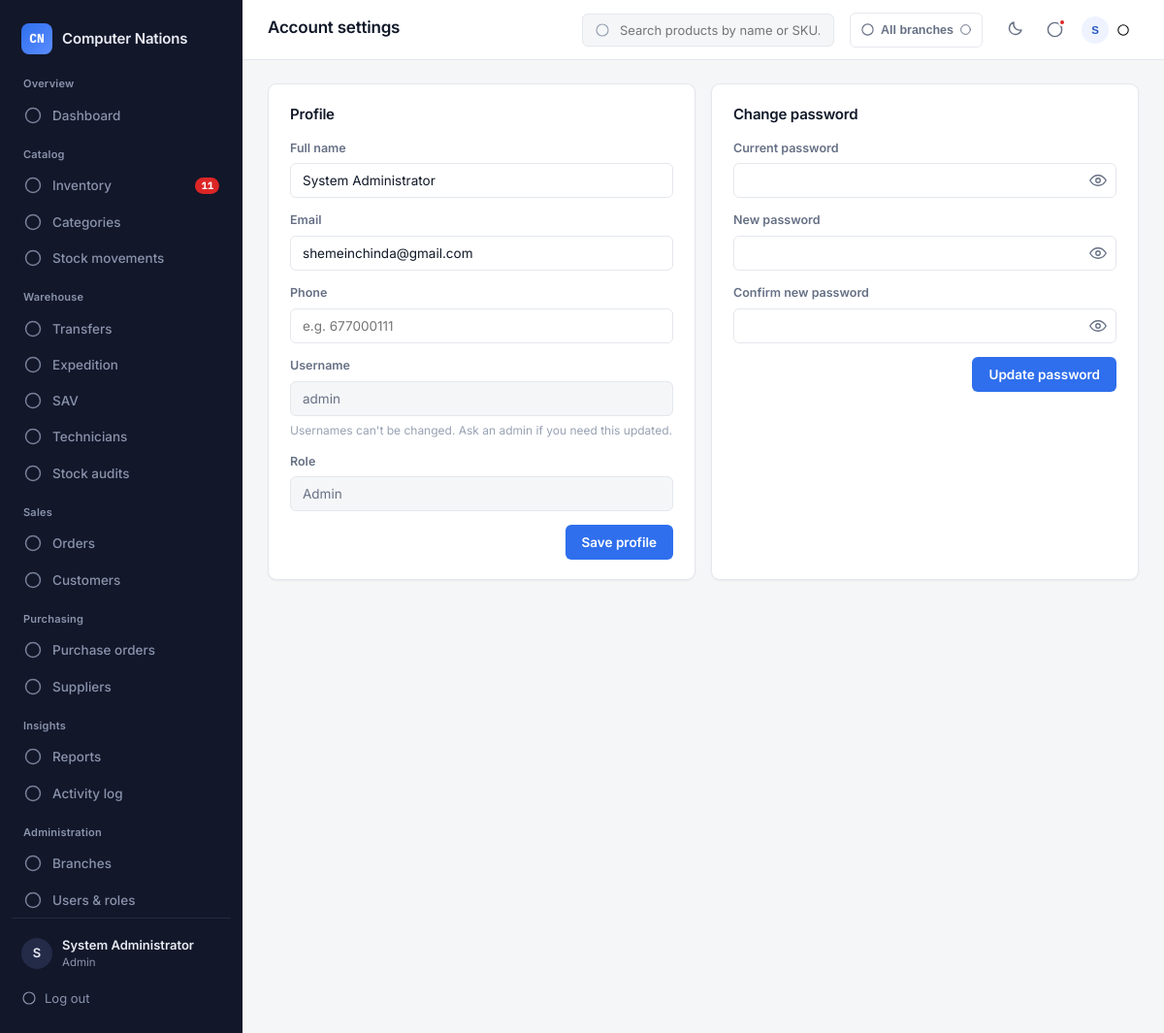
The app's page /account.php (signed in) with its own data.
### tables this page shows
CREATE TABLE users (
    id INT AUTO_INCREMENT PRIMARY KEY,
    full_name VARCHAR(100) NOT NULL,
    username VARCHAR(50) NOT NULL UNIQUE,
    email VARCHAR(120) NOT NULL UNIQUE,
    phone VARCHAR(30) DEFAULT NULL,
    password VARCHAR(255) NOT NULL,         
    role_id INT NOT NULL,
    branch_id INT DEFAULT NULL,
    avatar VARCHAR(255) DEFAULT NULL,
    status ENUM('active','suspended') NOT NULL DEFAULT 'active',
    reset_token_hash VARCHAR(255) DEFAULT NULL,    
    reset_token_expires DATETIME DEFAULT NULL,
    last_login DATETIME DEFAULT NULL,
    created_at TIMESTAMP DEFAULT CURRENT_TIMESTAMP,
    FOREIGN KEY (role_id) REFERENCES roles(id),
    FOREIGN KEY (branch_id) REFERENCES branches(id) ON DELETE SET NULL
);

### includes/rbac.php (called while the page is built, shortened)
<?php
function hasPermission($slug) {
    return in_array($slug, $_SESSION['permissions'] ?? [], true);
}

### includes/functions.php (called while the page is built, shortened)
<?php
function clean($value) {
    return htmlspecialchars(trim($value ?? ''), ENT_QUOTES, 'UTF-8');
}
function currentUser() {
    return $_SESSION['user'] ?? null;
}

### includes/branch_context.php (called while the page is built, shortened)
<?php
function userHomeBranchId() {
    return $_SESSION['user']['branch_id'] ?? null;
}
function isMultiBranchUser() {
    return userHomeBranchId() === null;
}
function currentBranchId() {
    return array_key_exists('current_branch_id', $_SESSION) ? $_SESSION['current_branch_id'] : null;
}
function getBranchLabel($branchId, $pdo) {
    static $cache = [];
    if ($branchId === null) return 'All branches';
    return $cache[$branchId];
}

### account.php (the view, shortened to what this page needs)
<?php
require_once __DIR__ . '/config/config.php';
require_once __DIR__ . '/includes/rbac.php';
require_once __DIR__ . '/includes/icons.php';
$pageTitle = 'Account settings';
$userId = $_SESSION['user_id'];
$stmt = $pdo->prepare("SELECT * FROM users WHERE id = ?");
$stmt->execute([$userId]);
$account = $stmt->fetch();
require_once __DIR__ . '/includes/header.php';
?>
<div class="panel-grid">
  <section class="panel panel-form">
    <h2>Profile</h2>
    <form method="post">
      <div class="form-field">
        <label>Full name</label>
        <input type="text" name="full_name" value="<?= clean($account['full_name']) ?>" required>
      </div>
      <div class="form-field">
        <label>Email</label>
        <input type="email" name="email" value="<?= clean($account['email']) ?>" required>
      </div>
      <div class="form-field">
        <label>Phone</label>
        <input type="text" name="phone" value="<?= clean($account['phone'] ?? '') ?>" placeholder="e.g. 677000111">
      </div>
      <div class="form-field">
        <label>Username</label>
        <input type="text" value="<?= clean($account['username']) ?>" disabled>
        <span class="form-hint">Usernames can't be changed. Ask an admin if you need this updated.</span>
      </div>
      <div class="form-field">
        <label>Role</label>
        <input type="text" value="<?= clean($_SESSION['user']['role_name']) ?>" disabled>
      </div>
      <div class="form-actions">
        <button type="submit" class="btn btn-primary">Save profile</button>
      </div>
    </form>
  </section>
  <section class="panel panel-form">
    <h2>Change password</h2>
    <form method="post">
      <div class="form-field">
        <label>Current password</label>
        <input type="password" name="current_password" required>
      </div>
      <div class="form-field">
        <label>New password</label>
        <input type="password" name="new_password" minlength="8" required>
      </div>
      <div class="form-field">
        <label>Confirm new password</label>
        <input type="password" name="confirm_password" minlength="8" required>
      </div>
      <div class="form-actions">
        <button type="submit" class="btn btn-primary">Update password</button>
      </div>
    </form>
  </section>
</div>
<?php require_once __DIR__ . '/includes/footer.php'; ?>

### includes/header.php (shortened to what this page needs)
<?php
require_once __DIR__ . '/icons.php';
$user = currentUser();
$currentDir  = basename(dirname($_SERVER['SCRIPT_NAME']));
$activeBranchId = currentBranchId();
function navActive($dir, $matchDir) {
    return $dir === $matchDir ? 'nav-link active' : 'nav-link';
}
$notifCount = 0;
if (hasPermission('inventory.view')) {
    if ($activeBranchId !== null) {
        $stmt = $pdo->prepare(
            "SELECT p.id, p.name, p.sku, bs.quantity, bs.reorder_level FROM branch_stock bs
             JOIN products p ON p.id = bs.product_id
             WHERE bs.branch_id = ? AND bs.quantity <= bs.reorder_level AND p.status = 'active'
             ORDER BY bs.quantity ASC LIMIT 6"
        );
        $stmt->execute([$activeBranchId]);
        $notifItems = $stmt->fetchAll();
        $countStmt = $pdo->prepare(
            "SELECT COUNT(*) c FROM branch_stock bs JOIN products p ON p.id = bs.product_id
             WHERE bs.branch_id = ? AND bs.quantity <= bs.reorder_level AND p.status = 'active'"
        );
        $countStmt->execute([$activeBranchId]);
        $notifCount = $countStmt->fetch()['c'];
    } else {
        $notifCount = $pdo->query(
            "SELECT COUNT(*) c FROM branch_stock bs JOIN products p ON p.id = bs.product_id
             WHERE bs.quantity <= bs.reorder_level AND p.status = 'active'"
        )->fetch()['c'];
    }
}
?>
<!DOCTYPE html>
<html lang="en">
<head>
<link rel="stylesheet" href="<?= BASE_URL ?>assets/css/style.css">
</head>
<body>
<div class="app-shell">
  <aside class="sidebar" id="sidebar">
    <div class="sidebar-brand">
      <span class="brand-mark">CN</span>
      <span class="brand-name">Computer Nations</span>
    </div>
    <div class="sidebar-scroll">
      <div class="nav-group-label">Overview</div>
      <nav class="sidebar-nav">
        <a href="<?= BASE_URL ?>dashboard/index.php" class="<?= navActive($currentDir, 'dashboard') ?>">
          <?= icon('dashboard') ?> Dashboard
        </a>
      </nav>
      <?php if (hasPermission('inventory.view') || hasPermission('stock.view') || hasPermission('categories.manage')): ?>
      <div class="nav-group-label">Catalog</div>
      <nav class="sidebar-nav">
        <?php if (hasPermission('inventory.view')): ?>
        <a href="<?= BASE_URL ?>modules/inventory/index.php" class="<?= navActive($currentDir, 'inventory') ?>">
          <?= icon('inventory') ?> Inventory
          <?php if ($notifCount > 0): ?><span class="nav-badge"><?= $notifCount ?></span><?php endif; ?>
        </a>
        <?php endif; ?>
        <?php if (hasPermission('categories.manage')): ?>
        <a href="<?= BASE_URL ?>modules/categories/index.php" class="<?= navActive($currentDir, 'categories') ?>">
          <?= icon('categories') ?> Categories
        </a>
        <?php endif; ?>
        <?php if (hasPermission('stock.view')): ?>
        <a href="<?= BASE_URL ?>modules/stock/index.php" class="<?= navActive($currentDir, 'stock') ?>">
          <?= icon('stock') ?> Stock movements
        </a>
        <?php endif; ?>
      </nav>
      <?php endif; ?>
      <?php if (hasPermission('transfers.view') || hasPermission('expeditions.view') || hasPermission('sav.view') || hasPermission('sav.technician') || hasPermission('audit.view')): ?>
      <div class="nav-group-label">Warehouse</div>
      <nav class="sidebar-nav">
        <?php if (hasPermission('transfers.view')): ?>
        <a href="<?= BASE_URL ?>modules/transfers/index.php" class="<?= navActive($currentDir, 'transfers') ?>">
          <?= icon('transfer') ?> Transfers
        </a>
        <?php endif; ?>
        <?php if (hasPermission('expeditions.view')): ?>
        <a href="<?= BASE_URL ?>modules/expeditions/index.php" class="<?= navActive($currentDir, 'expeditions') ?>">
          <?= icon('purchasing') ?> Expedition
        </a>
        <?php endif; ?>
        <?php if (hasPermission('sav.view') || hasPermission('sav.technician')): ?>
        <a href="<?= BASE_URL ?>modules/sav/index.php" class="<?= navActive($currentDir, 'sav') ?>">
          <?= icon('warning') ?> SAV
        </a>
        <?php endif; ?>
        <?php if (hasPermission('sav.manage')): ?>
        <a href="<?= BASE_URL ?>modules/technicians/index.php" class="<?= navActive($currentDir, 'technicians') ?>">
          <?= icon('suppliers') ?> Technicians
        </a>
        <?php endif; ?>
        <?php if (hasPermission('audit.view')): ?>
        <a href="<?= BASE_URL ?>modules/audit/index.php" class="<?= navActive($currentDir, 'audit') ?>">
          <?= icon('reports') ?> Stock audits
        </a>
        <?php endif; ?>
      </nav>
      <?php endif; ?>
      <?php if (hasPermission('orders.view') || hasPermission('customers.view')): ?>
      <div class="nav-group-label">Sales</div>
      <nav class="sidebar-nav">
        <?php if (hasPermission('orders.view')): ?>
        <a href="<?= BASE_URL ?>modules/orders/index.php" class="<?= navActive($currentDir, 'orders') ?>">
          <?= icon('orders') ?> Orders
        </a>
        <?php endif; ?>
        <?php if (hasPermission('customers.view')): ?>
        <a href="<?= BASE_URL ?>modules/customers/index.php" class="<?= navActive($currentDir, 'customers') ?>">
          <?= icon('customers') ?> Customers
        </a>
        <?php endif; ?>
      </nav>
      <?php endif; ?>
      <?php if (hasPermission('purchasing.view') || hasPermission('suppliers.view')): ?>
      <div class="nav-group-label">Purchasing</div>
      <nav class="sidebar-nav">
        <?php if (hasPermission('purchasing.view')): ?>
        <a href="<?= BASE_URL ?>modules/purchasing/index.php" class="<?= navActive($currentDir, 'purchasing') ?>">
          <?= icon('purchasing') ?> Purchase orders
        </a>
        <?php endif; ?>
        <?php if (hasPermission('suppliers.view')): ?>
        <a href="<?= BASE_URL ?>modules/suppliers/index.php" class="<?= navActive($currentDir, 'suppliers') ?>">
          <?= icon('suppliers') ?> Suppliers
        </a>
        <?php endif; ?>
      </nav>
      <?php endif; ?>
      <?php if (hasPermission('reports.view') || hasPermission('activity.view')): ?>
      <div class="nav-group-label">Insights</div>
      <nav class="sidebar-nav">
        <?php if (hasPermission('reports.view')): ?>
        <a href="<?= BASE_URL ?>modules/reports/index.php" class="<?= navActive($currentDir, 'reports') ?>">
          <?= icon('reports') ?> Reports
        </a>
        <?php endif; ?>
        <?php if (hasPermission('activity.view')): ?>
        <a href="<?= BASE_URL ?>modules/activity/index.php" class="<?= navActive($currentDir, 'activity') ?>">
          <?= icon('activity') ?> Activity log
        </a>
        <?php endif; ?>
      </nav>
      <?php endif; ?>
      <?php if (hasPermission('users.manage')): ?>
      <div class="nav-group-label">Administration</div>
      <nav class="sidebar-nav">
        <?php if (hasPermission('branches.manage')): ?>
        <a href="<?= BASE_URL ?>modules/branches/index.php" class="<?= navActive($currentDir, 'branches') ?>">
          <?= icon('suppliers') ?> Branches
        </a>
        <?php endif; ?>
        <a href="<?= BASE_URL ?>modules/users/index.php" class="<?= navActive($currentDir, 'users') ?>">
          <?= icon('users') ?> Users &amp; roles
        </a>
      </nav>
      <?php endif; ?>
    </div>
    <div class="sidebar-footer">
      <div class="user-chip">
        <div class="user-avatar"><?= strtoupper(substr($user['full_name'], 0, 1)) ?></div>
        <div>
          <div class="user-name"><?= clean($user['full_name']) ?></div>
          <div class="user-role"><?= clean($user['role_name']) ?></div>
        </div>
      </div>
      <a href="<?= BASE_URL ?>auth/logout.php" class="logout-link"><?= icon('logout', 16) ?> Log out</a>
    </div>
  </aside>
  <div class="main-area">
    <header class="topbar">
      <div class="page-title-wrap">
        <h1 class="page-title"><?= isset($pageTitle) ? clean($pageTitle) : 'Dashboard' ?></h1>
      </div>
      <form class="topbar-search" method="get" action="<?= BASE_URL ?>modules/inventory/index.php">
        <?= icon('search', 16) ?>
        <input type="text" name="q" placeholder="Search products by name or SKU...">
      </form>
      <?php if (isMultiBranchUser()): ?>
      <div class="dropdown">
        <button type="button" class="topbar-icon-btn dropdown-trigger" style="width:auto; padding:6px 10px; gap:6px; display:flex; align-items:center; border:1px solid var(--border); border-radius:var(--radius-sm);" aria-label="Switch branch">
          <?= icon('suppliers', 15) ?>
          <span class="small" style="font-weight:600;"><?= clean(getBranchLabel($activeBranchId, $pdo)) ?></span>
          <?= icon('chevron', 13) ?>
        </button>
      </div>
      <?php else: ?>
        <div class="small muted" style="white-space:nowrap;"><?= icon('suppliers', 14) ?> <?= clean(getBranchLabel($activeBranchId, $pdo)) ?></div>
      <?php endif; ?>
      <div class="topbar-actions">
        <button type="button" class="topbar-icon-btn" id="themeToggleBtn" aria-label="Toggle dark mode">
          <span id="themeToggleIcon"><?= icon('moon', 18) ?></span>
        </button>
        <?php if (hasPermission('inventory.view')): ?>
        <div class="dropdown">
          <button type="button" class="topbar-icon-btn dropdown-trigger" aria-label="Notifications">
            <?= icon('bell', 19) ?>
            <?php if ($notifCount > 0): ?><span class="dot-badge"></span><?php endif; ?>
          </button>
        </div>
        <?php endif; ?>
        <div class="dropdown">
          <button type="button" class="user-menu-trigger dropdown-trigger">
            <div class="user-avatar"><?= strtoupper(substr($user['full_name'], 0, 1)) ?></div>
            <?= icon('chevron', 14) ?>
          </button>
        </div>
      </div>
    </header>
    <main class="content">

### records on screen
users: full_name "S", full_name "System Administrator", email "shemeinchinda@gmail.com", username "admin"

### other values on screen
$notifCount "11"
$user['role_name'] "Admin"
$pageTitle "Account settings"
getBranchLabel($activeBranchId, $pdo) "All branches"
